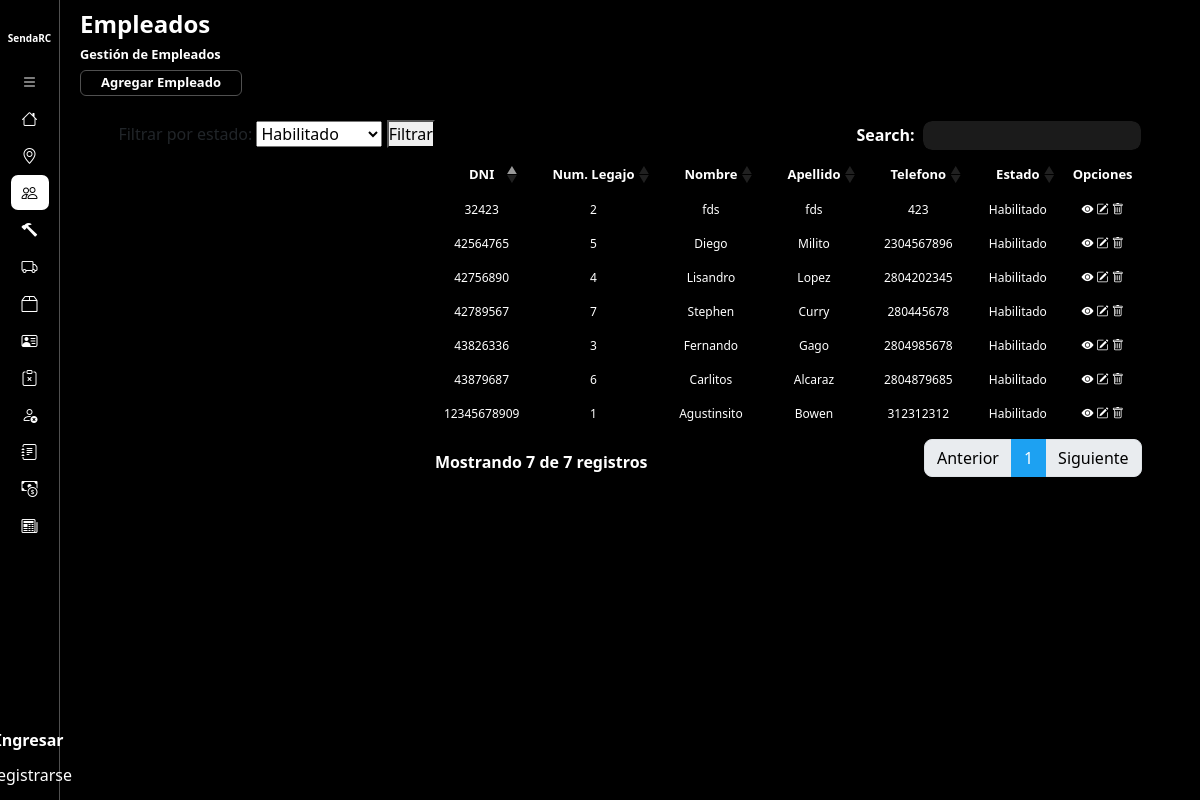
/gestionEmpleado/, run on an earlier commit of the app's database.
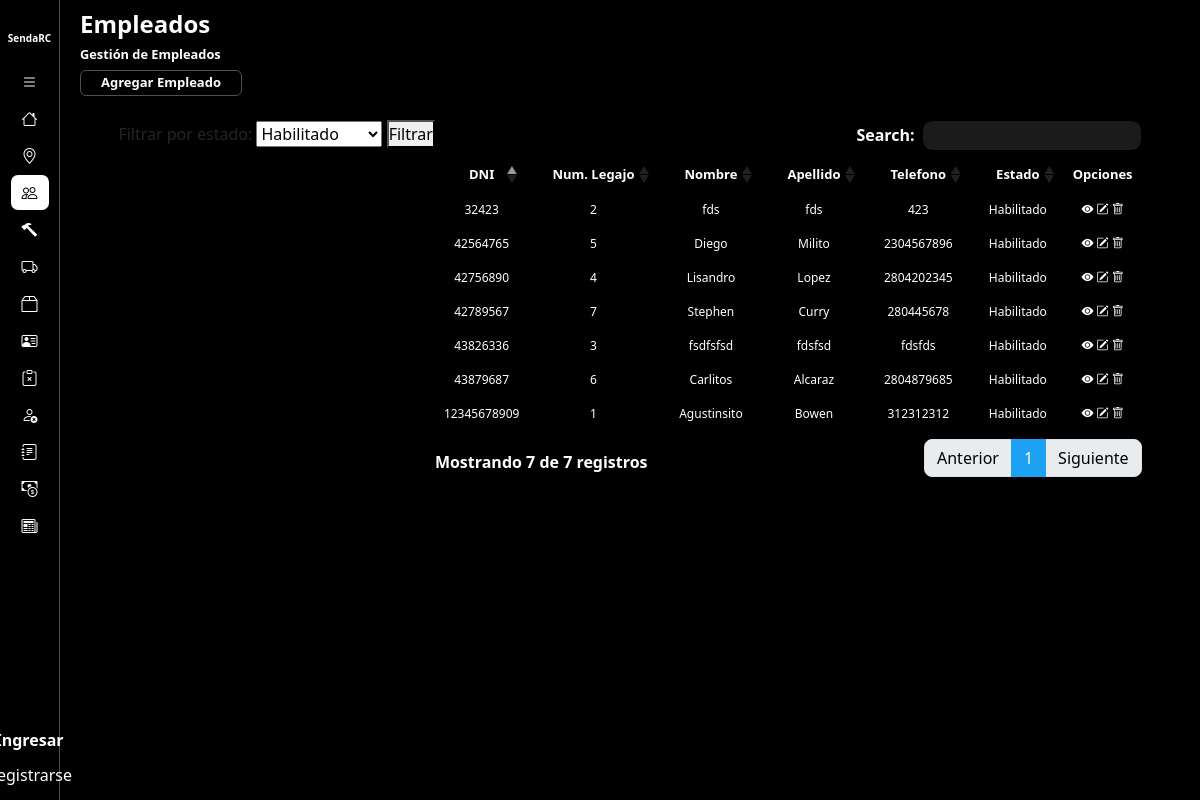
And on a later commit of the database.
### core/models.py (models this page shows, shortened)
class Empleado(models.Model):
    numDNI = models.CharField(unique=True,max_length=10)
    nombre = models.CharField(max_length=50)
    apellido = models.CharField(max_length=50)
    telefono = models.CharField(max_length=10)
    email = models.EmailField(max_length=254)
    sueldo = models.IntegerField()
    localidad = models.ForeignKey(Localidad, on_delete=models.DO_NOTHING)
    activo = models.BooleanField(default=True)
    sueldo_basico = 58000
    objects = EmpleadoManager()
    habilitados = EmpleadoManager(True)
    deshabilitados = EmpleadoManager(False)
    def getEstado(self):
        if self.activo == True:
            return "Habilitado"
        else:
            return "Deshabilitado"

### core/views.py (the view)
# urls.py: path('gestionEmpleado/', gestionEmpleado.as_view(), name = 'gestionEmpleado'),
class gestionEmpleado(ListView):
    model = Empleado
    template_name = 'empleado/gestionEmpleados.html'
    context_object_name = 'empleados'
    def get_context_data(self, **kwargs):
        context = super().get_context_data(**kwargs)
        context['estados'] = ['Habilitado', 'Deshabilitado', 'Todos']
        estado = self.request.GET.get('estado', '')
        if estado == 'Habilitado' or not estado:
            context['empleados'] = Empleado.habilitados.all()
        elif estado == 'Deshabilitado':
            context['empleados'] = Empleado.deshabilitados.all()
        elif estado == 'Todos':
            context['empleados'] = Empleado.objects.all()
        return context

### core/models.py (called while the page is built)
    def get_queryset(self):
        qs = super().get_queryset()
        return qs.filter(activo=self.habilitado) if self.habilitado is not None else qs

### core/templates/empleado/gestionEmpleados.html (shortened to what this page needs)
{% extends 'layouts/baseGestion.html' %}
{% load static %}
{% block extracss %}{{block.super}}
<link href="{% static 'css/baseGestion.css' %}" rel="stylesheet" />
{% endblock %}
{% block title%}
    <h1>Empleados</h1>
    <h2>Gestión de Empleados</h2>
    <a href="{% url 'altaEmpleado' %}" class="btn-agregarEntidad">Agregar Empleado</a>
{% endblock %}
{% block listado%}
<form method="GET" action="{% url 'gestionEmpleado' %}">
    <label for="estado">Filtrar por estado:</label>
    <select name="estado" id="estado">
        {% for option in estados %}
            <option value="{{ option }}" {% if option == request.GET.estado %} selected {% endif %}>{{ option }}</option>
        {% endfor %}
    </select>
    <button type="submit">Filtrar</button>
</form>
<table class="table table-striped table-dark">
    <thead>
        <tr>
            <th scope="col">DNI</th>
            <th scope="col">Num. Legajo</th>
            <th scope="col">Nombre</th>
            <th scope="col">Apellido</th>
            <th scope="col">Telefono</th>
            <th scope="col">Estado</th>
            <th scope="col">Opciones</th>
        </tr>
    </thead>
    <tbody>
        {% for empleado in empleados %}
            <tr class="fila-tabla">
                <td scope="row">{{ empleado.numDNI }}</td>
                <td scope="row">{{ empleado.pk }}</td>
                <td scope="row">{{ empleado.nombre }}</td>
                <td scope="row">{{ empleado.apellido }}</td>
                <td scope="row">{{ empleado.telefono }}</td>
                <td scope="row">{{ empleado.getEstado }}</td>
                <td scope="row">
                    <button href="#" class="opcion" type="button" data-bs-toggle="offcanvas" data-bs-target="#offcanvasExample" aria-controls="offcanvasExample"><i class="bi bi-eye-fill"></i></button>
                    <a href="{% url 'modificarEmpleado' empleado.pk %}" class="opcion"><i class="bi bi-pencil-square"></i></i></a>
                    <button href="#" class="opcion"><i class="bi bi-trash"></i></button>
                </td>
            </tr>
        {% endfor %}
    </tbody>
</table>
{% endblock %}

What changed in the data, as far as the page shows it:
changed Empleado id 3: nombre "Fernando" → "fsdfsfsd"; apellido "Gago" → "fdsfsd"; telefono "2804985678" → "fdsfds"
